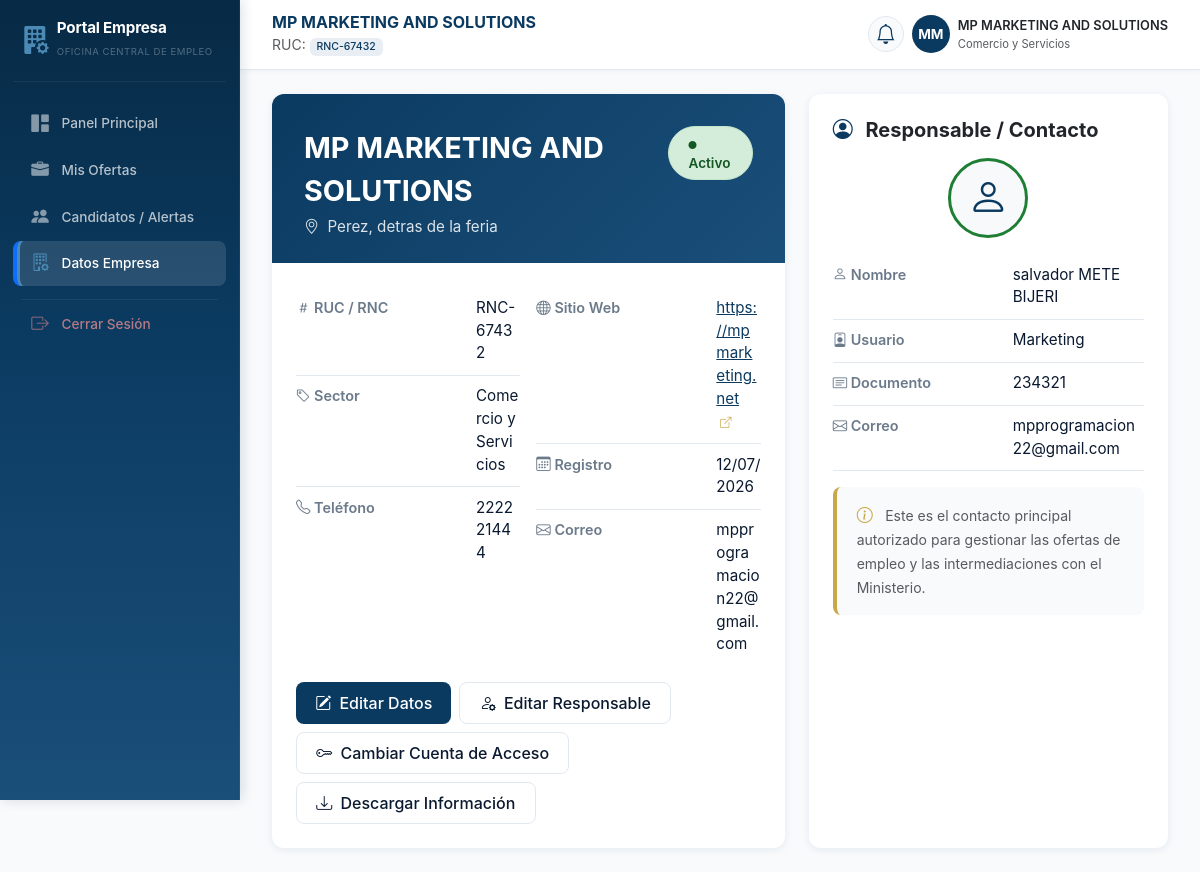
Screenshot of /empleador/datos_empresas.php (signed in) with the database file from the repository.
### tables this page shows
CREATE TABLE empleadores (
    id INT AUTO_INCREMENT PRIMARY KEY,
    usuario_id INT NOT NULL,
    nombre_empresa VARCHAR(150) NOT NULL,
    rnc_ruc VARCHAR(50) UNIQUE NULL,                  
    sector_industrial VARCHAR(100) NOT NULL,          
    telefono_corporativo VARCHAR(20) NOT NULL,
    direccion VARCHAR(255) NOT NULL,
    sitio_web VARCHAR(150) NULL,
    FOREIGN KEY (usuario_id) REFERENCES usuarios(id) ON DELETE CASCADE
);

CREATE TABLE usuarios (
    id INT AUTO_INCREMENT PRIMARY KEY,
    numero_expediente VARCHAR(15) NOT NULL UNIQUE,    
    nombre VARCHAR(100) NOT NULL,
    apellidos VARCHAR(100) NOT NULL,
    nombre_usuario VARCHAR(50) NOT NULL UNIQUE,
    correo_electronico VARCHAR(150) NOT NULL UNIQUE, 
    documento_identidad VARCHAR(30) NOT NULL UNIQUE, 
    password VARCHAR(255) NOT NULL,                  
    
    rol ENUM('buscador', 'empleador', 'ministerio', 'administrador') DEFAULT 'buscador',
    
    correo_verificado TINYINT(1) DEFAULT 0,          
    token_verificacion VARCHAR(100) NULL,            
    
    fecha_registro TIMESTAMP DEFAULT CURRENT_TIMESTAMP
);

### empleador/datos_empresas.php (the view, shortened to what this page needs)
<?php
include_once '../componentes/header_empleador.php';
include_once '../conexion/conexion.php';
$id_usuario = $_SESSION['id_usuario'];
$empresa = null;
try {
    $stmt = $pdo->prepare("
        SELECT
            e.*,
            u.nombre,
            u.apellidos,
            u.correo_electronico,
            u.nombre_usuario,
            u.documento_identidad,
            u.fecha_registro
        FROM empleadores e
        JOIN usuarios u ON e.usuario_id = u.id
        WHERE e.usuario_id = ?
    ");
    $stmt->execute([$id_usuario]);
    $empresa = $stmt->fetch(PDO::FETCH_ASSOC);
} catch (PDOException $e) {
    error_log("Error en datos_empresas: " . $e->getMessage());
    $mensaje_error = 'Error al cargar los datos de la empresa.';
}
include_once '../componentes/menu_empleador.php';
?>
<?php if ($empresa): ?>
    <div class="row g-4">
        <div class="col-12 col-xl-7">
            <div class="custom-card">
                <div class="profile-header">
                    <div class="d-flex justify-content-between align-items-start">
                        <div>
                            <div class="empresa-nombre"><?php echo htmlspecialchars($empresa['nombre_empresa']); ?></div>
                            <div class="empresa-ubicacion">
                                <i class="bi bi-geo-alt me-1"></i>
                                <?php echo htmlspecialchars($empresa['direccion'] ?? 'Dirección no registrada'); ?>
                            </div>
                        </div>
                        <span class="status-badge activo">
                            <i class="bi bi-circle-fill me-1" style="font-size: 0.5rem;"></i>
                            Activo
                        </span>
                    </div>
                </div>
                <div class="row g-3">
                    <div class="col-md-6">
                        <div class="detail-row">
                            <span class="label"><i class="bi bi-hash"></i> RUC / RNC</span>
                            <span class="value"><?php echo htmlspecialchars($empresa['rnc_ruc'] ?? 'No registrado'); ?></span>
                        </div>
                        <div class="detail-row">
                            <span class="label"><i class="bi bi-tag"></i> Sector</span>
                            <span class="value"><?php echo htmlspecialchars($empresa['sector_industrial'] ?? 'No especificado'); ?></span>
                        </div>
                        <div class="detail-row">
                            <span class="label"><i class="bi bi-telephone"></i> Teléfono</span>
                            <span class="value"><?php echo htmlspecialchars($empresa['telefono_corporativo'] ?? 'No registrado'); ?></span>
                        </div>
                    </div>
                    <div class="col-md-6">
                        <div class="detail-row">
                            <span class="label"><i class="bi bi-globe"></i> Sitio Web</span>
                            <span class="value">
                                <?php if ($empresa['sitio_web']): ?>
                                    <a href="<?php echo htmlspecialchars($empresa['sitio_web']); ?>" target="_blank" style="color: var(--gov-blue);">
                                        <?php echo htmlspecialchars($empresa['sitio_web']); ?>
                                        <i class="bi bi-box-arrow-up-right ms-1" style="font-size: 0.7rem;"></i>
                                    </a>
                                <?php else: ?>
                                    No registrado
                                <?php endif; ?>
                            </span>
                        </div>
                        <div class="detail-row">
                            <span class="label"><i class="bi bi-calendar3"></i> Registro</span>
                            <span class="value"><?php echo date('d/m/Y', strtotime($empresa['fecha_registro'])); ?></span>
                        </div>
                        <div class="detail-row">
                            <span class="label"><i class="bi bi-envelope"></i> Correo</span>
                            <span class="value"><?php echo htmlspecialchars($empresa['correo_electronico']); ?></span>
                        </div>
                    </div>
                </div>
                <div class="mt-3 d-flex flex-wrap gap-2">
                    <button class="btn btn-primary" data-bs-toggle="modal" data-bs-target="#modalEditarEmpresa">
                        <i class="bi bi-pencil-square me-1"></i> Editar Datos
                    </button>
                    <button class="btn btn-outline-secondary" data-bs-toggle="modal" data-bs-target="#modalEditarResponsable">
                        <i class="bi bi-person-gear me-1"></i> Editar Responsable
                    </button>
                    <button class="btn btn-outline-secondary" data-bs-toggle="modal" data-bs-target="#modalCambiarCuenta">
                        <i class="bi bi-key me-1"></i> Cambiar Cuenta de Acceso
                    </button>
                    <button class="btn btn-outline-secondary" onclick="window.print()">
                        <i class="bi bi-download me-1"></i> Descargar Información
                    </button>
                </div>
            </div>
        </div>
        <div class="col-12 col-xl-5">
            <div class="custom-card">
                <h5 class="fw-bold mb-3">
                    <i class="bi bi-person-circle me-2" style="color: var(--gov-blue);"></i>
                    Responsable / Contacto
                </h5>
                <div class="text-center mb-3">
                    <div class="bg-light rounded-circle d-flex align-items-center justify-content-center mx-auto"
                         style="width: 80px; height: 80px; border: 3px solid var(--gov-green);">
                        <i class="bi bi-person" style="font-size: 2.5rem; color: var(--gov-blue);"></i>
                    </div>
                </div>
                <div class="detail-row">
                    <span class="label"><i class="bi bi-person"></i> Nombre</span>
                    <span class="value"><?php echo htmlspecialchars($empresa['nombre'] . ' ' . $empresa['apellidos']); ?></span>
                </div>
                <div class="detail-row">
                    <span class="label"><i class="bi bi-person-badge"></i> Usuario</span>
                    <span class="value"><?php echo htmlspecialchars($empresa['nombre_usuario']); ?></span>
                </div>
                <div class="detail-row">
                    <span class="label"><i class="bi bi-card-text"></i> Documento</span>
                    <span class="value"><?php echo htmlspecialchars($empresa['documento_identidad']); ?></span>
                </div>
                <div class="detail-row">
                    <span class="label"><i class="bi bi-envelope"></i> Correo</span>
                    <span class="value"><?php echo htmlspecialchars($empresa['correo_electronico']); ?></span>
                </div>
                <div class="info-box mt-3">
                    <i class="bi bi-info-circle"></i>
                    <small class="text-muted">
                        Este es el contacto principal autorizado para gestionar las ofertas de empleo y las intermediaciones con el Ministerio.
                    </small>
                </div>
            </div>
        </div>
    </div>
<?php endif; ?>
<?php
echo '</div>';
echo '</main>';
echo '</div>';
include_once '../componentes/footer_empleador.php';
?>

### componentes/menu_empleador.php (shortened to what this page needs)
<?php
$id_usuario = $_SESSION['id_usuario'];
$nombre_empresa = $_SESSION['nombre_empresa'] ?? 'Mi Empresa';
$empresa_data = null;
$iniciales = 'EM';
try {
    $stmt = $pdo->prepare("
        SELECT
            e.id,
            e.nombre_empresa,
            e.sector_industrial,
            e.rnc_ruc,
            u.numero_expediente
        FROM empleadores e
        JOIN usuarios u ON e.usuario_id = u.id
        WHERE e.usuario_id = ?
    ");
    $stmt->execute([$id_usuario]);
    $empresa_data = $stmt->fetch(PDO::FETCH_ASSOC);
    if ($empresa_data) {
        $nombre_empresa = $empresa_data['nombre_empresa'];
        $palabras = explode(' ', $nombre_empresa);
        $iniciales = '';
        foreach ($palabras as $palabra) {
            if (!empty($palabra)) {
                $iniciales .= strtoupper(substr($palabra, 0, 1));
            }
        }
        $iniciales = substr($iniciales, 0, 2);
    }
} catch (PDOException $e) {
    error_log("Error en menú empleador: " . $e->getMessage());
    $empresa_data = null;
    $notificaciones = 0;
}
$pagina_actual = basename($_SERVER['PHP_SELF']);
$expediente = $empresa_data['rnc_ruc'] ?? $empresa_data['numero_expediente'] ?? 'N/A';
?>
<div id="wrapper">
    <aside class="sidebar" id="sidebar">
        <div class="sidebar-brand d-flex align-items-center gap-2">
            <i class="bi bi-building-fill-gear fs-3"></i>
            <div>
                <h6 class="fw-bold m-0 text-white">Portal Empresa</h6>
                <small class="text-white-50">Oficina Central de Empleo</small>
            </div>
        </div>
        <ul class="sidebar-menu">
            <li>
                <a href="index.php" class="nav-link <?php echo $pagina_actual == 'index.php' ? 'active' : ''; ?>">
                    <i class="bi bi-grid-1x2-fill"></i>
                    <span>Panel Principal</span>
                </a>
            </li>
            <li>
                <a href="ofertas_empleo.php" class="nav-link <?php echo $pagina_actual == 'ofertas_empleo.php' ? 'active' : ''; ?>">
                    <i class="bi bi-briefcase-fill"></i>
                    <span>Mis Ofertas</span>
                </a>
            </li>
            <li>
                <a href="candidatos.php" class="nav-link <?php echo $pagina_actual == 'candidatos.php' ? 'active' : ''; ?>">
                    <i class="bi bi-people-fill"></i>
                    <span>Candidatos / Alertas</span>
                </a>
            </li>
            <li>
                <a href="datos_empresas.php" class="nav-link <?php echo $pagina_actual == 'datos_empresas.php' ? 'active' : ''; ?>">
                    <i class="bi bi-building-gear"></i>
                    <span>Datos Empresa</span>
                </a>
            </li>
            <li class="sidebar-divider"></li>
            <li>
                <a href="../php/cerrar_sesionE.php" class="nav-link text-danger">
                    <i class="bi bi-box-arrow-right"></i>
                    <span>Cerrar Sesión</span>
                </a>
            </li>
        </ul>
    </aside>
    <main class="main-content">
        <header class="top-navbar d-flex justify-content-between align-items-center">
            <div class="d-flex align-items-center gap-3">
                <div>
                    <h5 class="fw-bold m-0"><?php echo htmlspecialchars($nombre_empresa); ?></h5>
                    <small class="text-muted">
                        RUC: <span class="badge"><?php echo htmlspecialchars($expediente); ?></span>
                    </small>
                </div>
            </div>
            <div class="d-flex align-items-center gap-2">
                <div class="dropdown">
                    <button class="btn btn-light rounded-circle position-relative p-2" type="button"
                        data-bs-toggle="dropdown" aria-expanded="false">
                        <i class="bi bi-bell fs-5"></i>
                    </button>
                </div>
                <div class="d-flex align-items-center gap-2">
                    <div class="avatar-company"><?php echo htmlspecialchars($iniciales); ?></div>
                    <div class="d-none d-md-block">
                        <p class="mb-0 fw-semibold fs-7"><?php echo htmlspecialchars($nombre_empresa); ?></p>
                        <small class="text-muted d-block" style="font-size: 0.7rem;">
                            <?php echo htmlspecialchars($empresa_data['sector_industrial'] ?? 'Empresa'); ?>
                        </small>
                    </div>
                </div>
            </div>
        </header>
        <div class="page-content">

### rows the page displays
empleadores: nombre_empresa "MP MARKETING AND SOLUTIONS", rnc_ruc "RNC-67432", sector_industrial "Comercio y Servicios", direccion "Perez, detras de la feria", telefono_corporativo "222221444", sitio_web "https://mpmarketing.net", usuario.fecha_registro "12/07/2026", usuario.correo_electronico "mpprogramacion22@gmail.com", usuario.apellidos "salvador METE BIJERI", usuario.nombre_usuario "Marketing", usuario.documento_identidad "234321"

### other values shown
$iniciales "MM"
